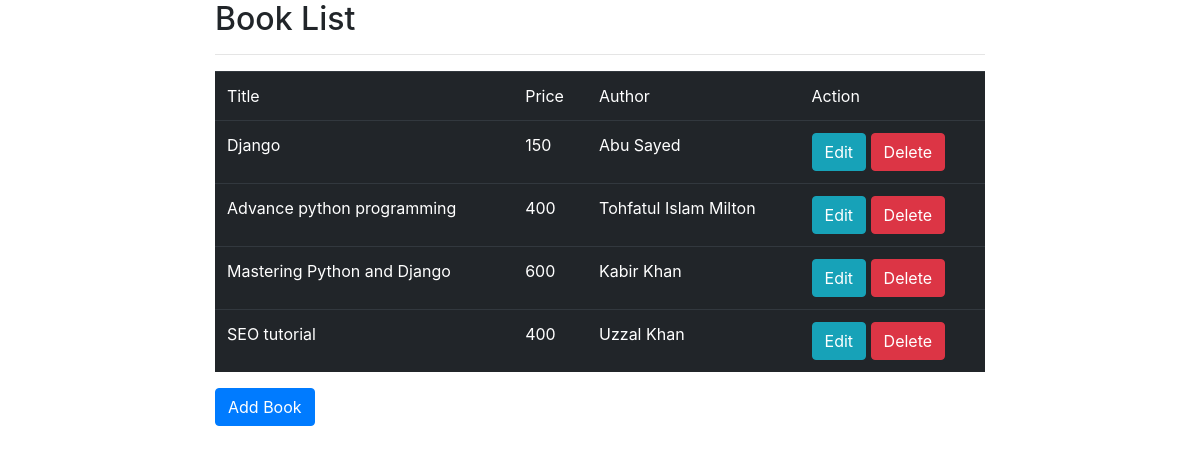
The page / on the database its author committed.
### CRUD/models.py (models this page shows)
class BookList(models.Model):
    title = models.CharField(max_length=150)
    price = models.IntegerField()
    author = models.CharField(max_length=100)

### CRUD/views.py (the view)
# urls.py: path('', views.index, name='index'),
def index(request):
	books = BookList.objects.all()
	return render(request, 'index.html', {'books':books})

### templates/index.html
{% extends 'master.html' %}
{% block content %}
<body>
    <div class="container">
        <h2>Book List</h2>
        <hr>
        <table class="table table-dark">
            <thead>
                <tr>
                    <td>Title</td>
                    <td>Price</td>
                    <td>Author</td>
                    <td>Action</td>
                </tr>
            </thead>
            <tbody>
                {% for book in books %}
                <tr>
                    <td>{{book.title}}</td>
                    <td>{{book.price}}</td>
                    <td>{{book.author}}</td>
                    <td>
                        <a href="/edit/{{ book.id }}" class="btn btn-info">Edit</a>
                        <a href="/delete/{{ book.id }}" class="btn btn-danger">Delete</a>
                    </td>
                </tr>
                {% endfor %}
            </tbody>
        </table>
        <a href="/add_book/"> <button class="btn btn-primary">Add Book</button></a>
    </div>
</body>
{% endblock %}

### templates/master.html (shortened to what this page needs)
{% load static %}
<!DOCTYPE html>
<html>
<head>
	<link rel="stylesheet"  href="{% static 'css/bootstrap.min.css' %}">
	<link rel="stylesheet"  href="{% static 'css/style.css' %}">
</head>
{% block content %}
{% endblock %}
</html>

### static/css/style.css (style rules this page uses)
.container { width: 800px; }

### rows shown on the page
BookList: title "Django", price "150", author "Abu Sayed"
BookList: title "Advance python programming", price "400", author "Tohfatul Islam Milton"
BookList: title "Mastering Python and Django", price "600", author "Kabir Khan"
BookList: title "SEO tutorial", price "400", author "Uzzal Khan"
